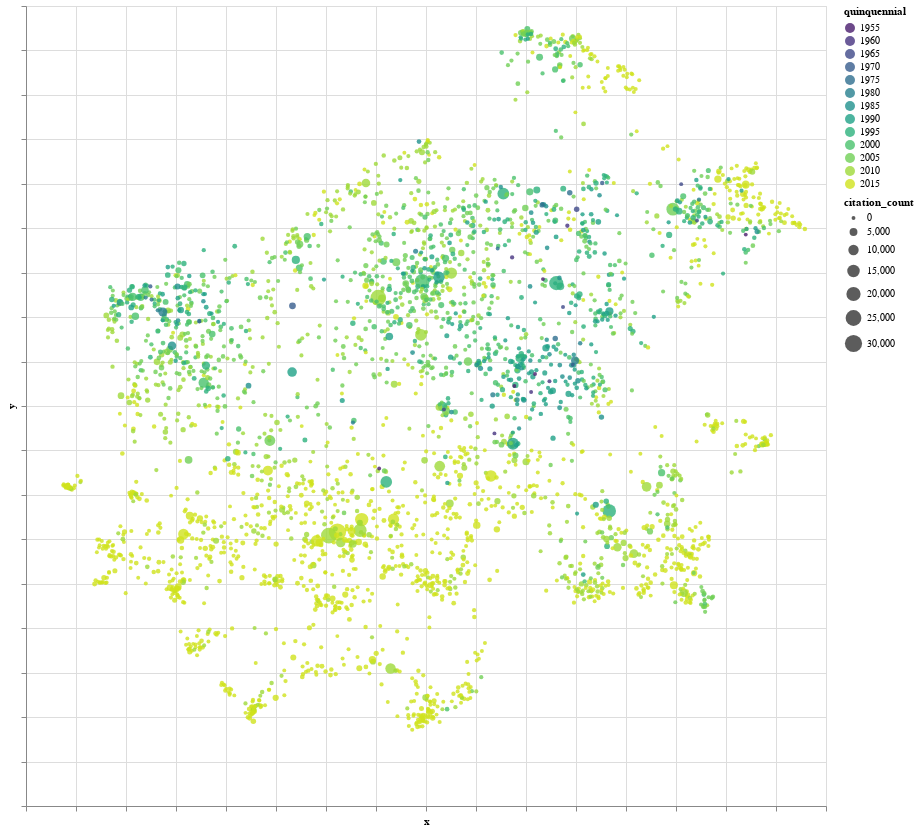

Write notebook code for a chart like this one.
### Markdown cell above
Lets look at the Visualization. Each dot represents one paper. Close dots mean that the respective papers are closer related than distant ones. The color indicates the 5-year period of when the paper was published. The dot size indicates the citation count (within S2ORC corpus) as of July 2020.

The view is **interactive** and allows for three main interactions. Try them and play around:
1. Hover over a dot to see a tooltip (title, author)
2. Select a year in the legend (right) to filter dots
3. Zoom in/out with scroll -- double click resets view

### Code cell
chart

### Figure 1 — Vega-Lite specification as saved in the notebook (floating-point values rounded to 4 significant figures; data arrays with more than 128 entries replaced by an {"elided": "..."} marker saying what was removed)
{"config": {"view": {"continuousWidth": 300, "continuousHeight": 300}}, "data": {"name": "data-fcead7a2c7c0ed2750f34194fad01262"}, "mark": {"type": "circle", "opacity": 0.2, "radius": 2}, "encoding": {"color": {"field": "quinquennial", "scale": {"clamp": true, "domain": [1955, 1960, 1965, 1970, 1975, 1980, 1985, 1990, 1995, 2000, 2005, 2010, 2015], "reverse": false, "scheme": "viridis"}, "type": "ordinal"}, "opacity": {"condition": {"param": "param_1", "value": 0.8}, "value": 0.2}, "size": {"field": "citation_count", "scale": {"exponent": 1, "range": [15, 300], "type": "pow"}, "type": "quantitative"}, "tooltip": [{"field": "title", "type": "nominal"}, {"field": "authors", "type": "nominal"}], "x": {"axis": {"labels": false}, "field": "x", "scale": {"zero": false}, "type": "quantitative"}, "y": {"axis": {"labels": false}, "field": "y", "scale": {"zero": false}, "type": "quantitative"}}, "height": 800, "params": [{"name": "param_1", "select": {"type": "point", "fields": ["quinquennial"]}, "bind": "legend"}, {"name": "param_2", "select": {"type": "interval", "encodings": ["x", "y"]}, "bind": "scales"}], "width": 800, "$schema": "https://vega.github.io/schema/vega-lite/v5.17.0.json", "datasets": {"data-fcead7a2c7c0ed2750f34194fad01262": {"elided": "3309 records"}}}
